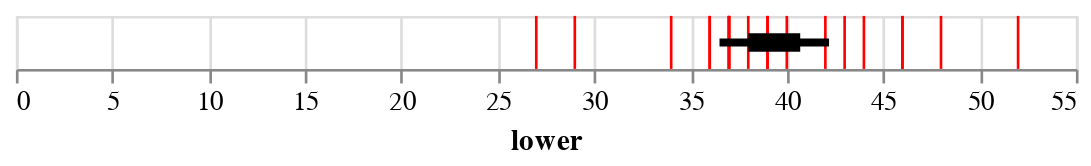

Write notebook code for a chart like this one.
### Markdown cell above
### Question 2.1.2 Visualize 95% + 66.666% interval (5 points)

Visualize a combined 95% + 66.666% (i.e. 2/3rds) interval for the mean of pickups, overlaid on top of the data (as ticks). 

Hints: 
- create two different layers, one for the 95% interval and one for the 66.666% interval, then combine them using `alt.layer()` or `+`.
- use `mark_rule(size=XXX).encode(x=YYY, x2=ZZZ)` to create each interval, where you fill in the values of `size` (to set the thickness of the interval), `x` (to set the lower bound), and `x2` (to set the upper bound).

Your output should look like this:

![Plot of 66% and 95% confidence intervals overliad on data](asset/assignment2_intervals.png)

### Code cell
sample_vals = alt.Chart(pickups_df).mark_rule(color="red").encode(
    alt.X("pickups", axis=alt.Axis(title="lower")))

pickups_lower66 = stats.t.ppf(0.167, df=len(pickups_df) - 1, loc=pickups_mean, scale=pickups_se)
pickups_upper66 = stats.t.ppf(0.833, df=len(pickups_df) - 1, loc=pickups_mean, scale=pickups_se)

ranges = [[pickups_lower, pickups_upper, pickups_lower66, pickups_upper66]]
ranges_df = pd.DataFrame(ranges, columns = ['lower95', 'upper95', 'lower66', 'upper66'])

chart95 = alt.Chart(ranges_df).mark_rule(size = 3).encode(x = 'lower95', x2 = 'upper95')
chart66 = alt.Chart(ranges_df).mark_rule(size = 7).encode(x = 'lower66', x2 = 'upper66')

sample_vals+chart95+chart66
   
#raise NotImplementedError()

### Figure 1 — Vega-Lite specification as saved in the notebook (floating-point values rounded to 4 significant figures)
{"config": {"view": {"continuousWidth": 400, "continuousHeight": 300}}, "layer": [{"data": {"name": "data-6e36e449e355faf0f6d43297123c3dc4"}, "mark": {"type": "rule", "color": "red"}, "encoding": {"x": {"type": "quantitative", "axis": {"title": "lower"}, "field": "pickups"}}}, {"data": {"name": "data-9aa5107354950f363fce4873d4d62e2e"}, "mark": {"type": "rule", "size": 3}, "encoding": {"x": {"type": "quantitative", "field": "lower95"}, "x2": {"field": "upper95"}}}, {"data": {"name": "data-9aa5107354950f363fce4873d4d62e2e"}, "mark": {"type": "rule", "size": 7}, "encoding": {"x": {"type": "quantitative", "field": "lower66"}, "x2": {"field": "upper66"}}}], "$schema": "https://vega.github.io/schema/vega-lite/v4.8.1.json", "datasets": {"data-6e36e449e355faf0f6d43297123c3dc4": [{"pickups": 34}, {"pickups": 39}, {"pickups": 46}, {"pickups": 36}, {"pickups": 37}, {"pickups": 43}, {"pickups": 37}, {"pickups": 40}, {"pickups": 37}, {"pickups": 29}, {"pickups": 52}, {"pickups": 38}, {"pickups": 36}, {"pickups": 48}, {"pickups": 46}, {"pickups": 44}, {"pickups": 39}, {"pickups": 27}, {"pickups": 42}, {"pickups": 37}], "data-9aa5107354950f363fce4873d4d62e2e": [{"lower95": 36.51, "upper95": 42.19, "lower66": 38.0, "upper66": 40.7}]}}
